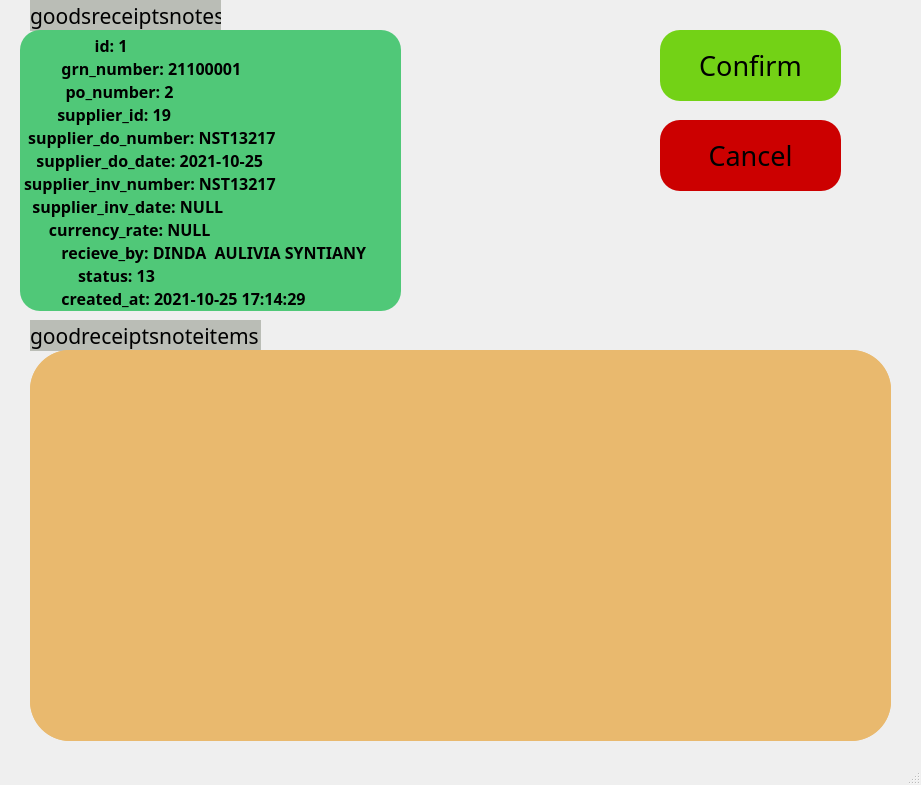
<?xml version="1.0" encoding="UTF-8"?>
<ui version="4.0">
 <class>MainWindow</class>
 <widget class="QMainWindow" name="MainWindow">
  <property name="geometry">
   <rect>
    <x>0</x>
    <y>0</y>
    <width>921</width>
    <height>785</height>
   </rect>
  </property>
  <property name="font">
   <font>
    <family>Ubuntu Mono</family>
   </font>
  </property>
  <property name="windowTitle">
   <string>MainWindow</string>
  </property>
  <widget class="QWidget" name="centralwidget">
   <widget class="QLabel" name="label">
    <property name="geometry">
     <rect>
      <x>30</x>
      <y>0</y>
      <width>191</width>
      <height>31</height>
     </rect>
    </property>
    <property name="font">
     <font>
      <pointsize>16</pointsize>
     </font>
    </property>
    <property name="styleSheet">
     <string notr="true">border-radius: 20px;
background-color: rgb(186, 189, 182);</string>
    </property>
    <property name="text">
     <string>goodsreceiptsnotes</string>
    </property>
   </widget>
   <widget class="QPlainTextEdit" name="plainTextEdit_4">
    <property name="geometry">
     <rect>
      <x>20</x>
      <y>30</y>
      <width>381</width>
      <height>281</height>
     </rect>
    </property>
    <property name="sizePolicy">
     <sizepolicy hsizetype="Fixed" vsizetype="Fixed">
      <horstretch>0</horstretch>
      <verstretch>0</verstretch>
     </sizepolicy>
    </property>
    <property name="font">
     <font>
      <family>Ubuntu Mono</family>
      <pointsize>12</pointsize>
      <weight>75</weight>
      <bold>true</bold>
     </font>
    </property>
    <property name="styleSheet">
     <string notr="true">border-width: 2px;
border-radius: 20px;
background-color: rgb(80, 200, 120);</string>
    </property>
    <property name="verticalScrollBarPolicy">
     <enum>Qt::ScrollBarAlwaysOff</enum>
    </property>
    <property name="sizeAdjustPolicy">
     <enum>QAbstractScrollArea::AdjustToContents</enum>
    </property>
    <property name="plainText">
     <string>                 id: 1
         grn_number: 21100001
          po_number: 2
        supplier_id: 19
 supplier_do_number: NST13217
   supplier_do_date: 2021-10-25
supplier_inv_number: NST13217
  supplier_inv_date: NULL
      currency_rate: NULL
         recieve_by: DINDA  AULIVIA SYNTIANY
             status: 13
         created_at: 2021-10-25 17:14:29
         updated_at: 2021-10-25 17:16:44
         deleted_at: NULL
              k1_id: NULL</string>
    </property>
   </widget>
   <widget class="QLabel" name="label_2">
    <property name="geometry">
     <rect>
      <x>30</x>
      <y>320</y>
      <width>231</width>
      <height>31</height>
     </rect>
    </property>
    <property name="font">
     <font>
      <pointsize>16</pointsize>
     </font>
    </property>
    <property name="styleSheet">
     <string notr="true">background-color: rgb(186, 189, 182);
border-radius: 20px;</string>
    </property>
    <property name="text">
     <string>goodreceiptsnoteitems</string>
    </property>
   </widget>
   <widget class="QScrollArea" name="scrollArea">
    <property name="geometry">
     <rect>
      <x>30</x>
      <y>350</y>
      <width>861</width>
      <height>391</height>
     </rect>
    </property>
    <property name="styleSheet">
     <string notr="true">border-radius: 40px;
background-color: rgb(233, 185, 110);</string>
    </property>
    <property name="widgetResizable">
     <bool>true</bool>
    </property>
    <widget class="QWidget" name="scrollAreaWidgetContents">
     <property name="geometry">
      <rect>
       <x>0</x>
       <y>0</y>
       <width>861</width>
       <height>391</height>
      </rect>
     </property>
    </widget>
   </widget>
   <widget class="QPushButton" name="confirmButton">
    <property name="geometry">
     <rect>
      <x>660</x>
      <y>30</y>
      <width>181</width>
      <height>71</height>
     </rect>
    </property>
    <property name="font">
     <font>
      <pointsize>20</pointsize>
     </font>
    </property>
    <property name="styleSheet">
     <string notr="true">border-radius: 20px;
background-color: rgb(115, 210, 22);</string>
    </property>
    <property name="text">
     <string>Confirm</string>
    </property>
   </widget>
   <widget class="QPushButton" name="cancelButton">
    <property name="geometry">
     <rect>
      <x>660</x>
      <y>120</y>
      <width>181</width>
      <height>71</height>
     </rect>
    </property>
    <property name="font">
     <font>
      <pointsize>20</pointsize>
     </font>
    </property>
    <property name="styleSheet">
     <string notr="true">border-radius: 20px;
background-color: rgb(204, 0, 0);</string>
    </property>
    <property name="text">
     <string>Cancel</string>
    </property>
   </widget>
  </widget>
  <widget class="QMenuBar" name="menubar">
   <property name="geometry">
    <rect>
     <x>0</x>
     <y>0</y>
     <width>921</width>
     <height>21</height>
    </rect>
   </property>
  </widget>
  <widget class="QStatusBar" name="statusbar"/>
 </widget>
 <resources/>
 <connections/>
</ui>
